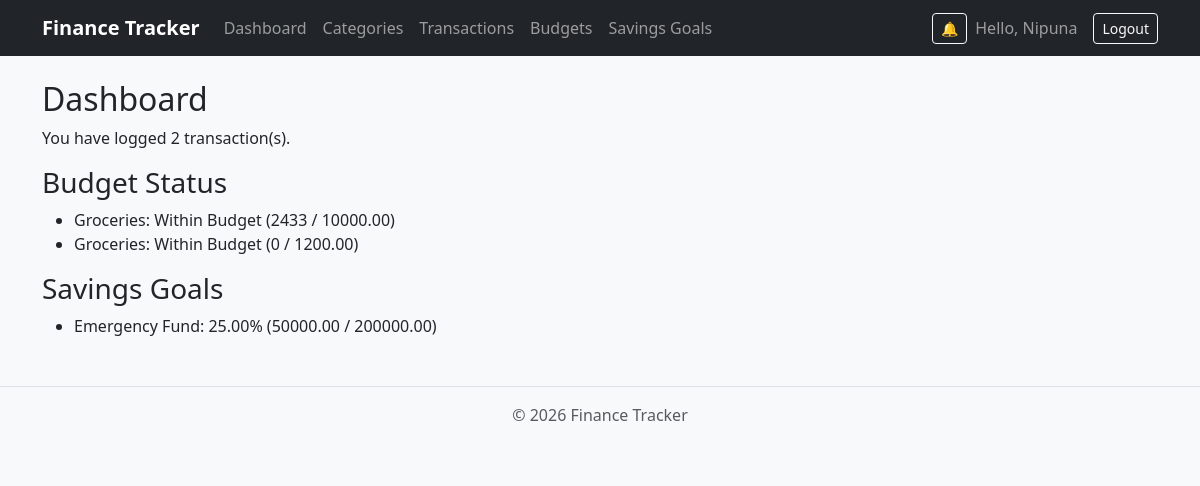
Page / (signed in) on the earlier database version.
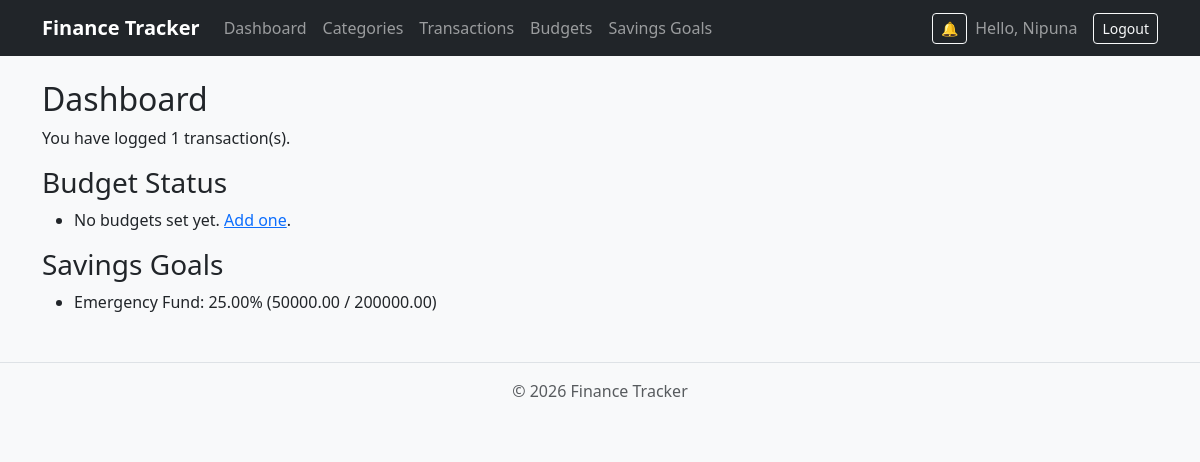
Same page on the later database version.
### tracker/models.py (models this page shows, shortened)
class Budget(models.Model):
    user = models.ForeignKey(User, on_delete=models.CASCADE)
    category = models.ForeignKey(Category, on_delete=models.CASCADE)
    limit_amount = models.DecimalField(max_digits=10, decimal_places=2)
    start_date = models.DateField()
    end_date = models.DateField()
    notified_80 = models.BooleanField(default=False)
    notified_100 = models.BooleanField(default=False)
    class Meta:
        unique_together = ("user", "category", "start_date", "end_date")
    def get_total_spent(self):
        total_spent = Transaction.objects.filter(
            user=self.user,
            category=self.category,
            transaction_type='expense',
            date__range=(self.start_date, self.end_date)
        ).aggregate(total=models.Sum('amount'))['total'] or 0
        return total_spent
    def percent_used(self):
        if self.limit_amount > 0:
            return (Decimal(self.get_total_spent()) / Decimal(self.limit_amount)) * 100
        return Decimal('0')
    def is_over_budget(self):
        return self.get_total_spent() > self.limit_amount
    def get_budget_status(self):
        if self.is_over_budget():
            return "Over Budget"
        elif self.percent_used() > 80:
            return "Close to Budget Limit"
        else:
            return "Within Budget"

class Category(models.Model):
    CATEGORY_TYPES = [
        ('income', 'Income'),
        ('expense', 'Expense'),
    ]
    class Meta:
        verbose_name_plural = "Categories"
    user = models.ForeignKey(User, on_delete=models.CASCADE)
    name = models.CharField(max_length=100)
    category_type = models.CharField(max_length=20, choices=CATEGORY_TYPES)

class SavingsGoal(models.Model):
    user = models.ForeignKey(User, on_delete=models.CASCADE)
    name = models.CharField(max_length=100)
    target_amount = models.DecimalField(max_digits=10, decimal_places=2)
    current_amount = models.DecimalField(max_digits=10, decimal_places=2, default=0)
    start_date = models.DateField()
    target_date = models.DateField()
    def progress_percentage(self):
        if self.target_amount > 0:
            return (Decimal(self.current_amount) / Decimal(self.target_amount)) * 100
        return Decimal('0')

### tracker/views.py (the view)
# urls.py: path('', views.dashboard, name='dashboard'),
@login_required
def dashboard(request):
    context = {
        'transaction_count': Transaction.objects.filter(user=request.user).count(),
        'budgets': Budget.objects.filter(user=request.user),
        'goals': SavingsGoal.objects.filter(user=request.user),
    }
    return render(request, 'tracker/dashboard.html', context)

### tracker/context_processors.py (called while the page is built)
def unread_notifications(request):
    if request.user.is_authenticated:
        return {'unread_count': Notification.objects.filter(user=request.user, is_read=False).count()}
    return {}

### tracker/templates/tracker/dashboard.html (shortened to what this page needs)
{% extends "tracker/base.html" %}
{% block content %}
<h2>Dashboard</h2>
<p>You have logged {{ transaction_count }} transaction(s).</p>
<h3>Budget Status</h3>
<ul>
    {% for budget in budgets %}
        <li>{{ budget.category.name }}: {{ budget.get_budget_status }} ({{ budget.get_total_spent }} / {{ budget.limit_amount }})</li>
    {% empty %}
        <li>No budgets set yet. <a href="{% url 'budget_create' %}">Add one</a>.</li>
    {% endfor %}
</ul>
<h3>Savings Goals</h3>
<ul>
    {% for goal in goals %}
        <li>{{ goal.name }}: {{ goal.progress_percentage }}% ({{ goal.current_amount }} / {{ goal.target_amount }})</li>
    {% empty %}
        <li>No savings goals yet. <a href="{% url 'savingsgoal_create' %}">Add one</a>.</li>
    {% endfor %}
</ul>
{% endblock %}

Differences in the rows shown:
removed Budget: category.name "Groceries", get_budget_status "Within Budget", get_total_spent "2433", limit_amount "10000.00"
removed Budget: category.name "Groceries", get_budget_status "Within Budget", get_total_spent "0", limit_amount "1200.00"
Other differences:
{{ transaction_count }}: "2" → "1"
text now shown: "No budgets set yet. Add one ."
